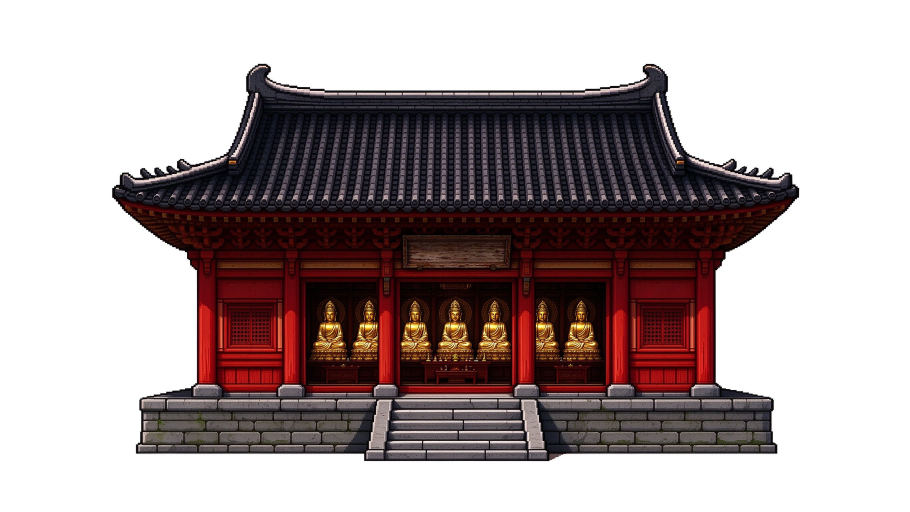
#> input picture 建筑/需要先换色/七佛殿.png, 2730 x 1536 px, found by its file name (shown at 1/3 size); its folder holds only this picture in this run
$ python batch_color_grade.py
#> lines starting #> are read from the running program, lines starting #| are printed output that depends on the picture; after the words box and inside, x2 and y2 are one past the last pixel; in counts of white or black regions, pixels touching at a corner belong together
#> further down, img is the input picture: PIL image 2730x1536 RGB; mean R, G, B 173.1, 160.2, 160.4
from PIL import Image
import numpy as np
import os

input_dir = r"D:\做个游戏\美术参考\建筑\需要先换色"
output_dir = r"D:\做个游戏\美术参考\建筑\需要加工"
os.makedirs(output_dir, exist_ok=True)

def grade_one(img):
    img = img.convert("RGBA")
#> img: PIL image 2730x1536 RGBA
    arr = np.array(img).astype(np.float32)
    r, g, b, a = arr[:,:,0], arr[:,:,1], arr[:,:,2], arr[:,:,3]
#> a: shape (1536, 2730) float32; every value is 255

    # 基础全局降饱和
    gray = 0.299*r + 0.587*g + 0.114*b
    sat_factor = 0.45
    r = gray + (r - gray)*sat_factor
    g = gray + (g - gray)*sat_factor
    b = gray + (b - gray)*sat_factor

    # 分通道色阶
    r[r>180] = r[r>180] * 0.75
    b[b<80] = b[b<80] * 0.8 + 25

    # 色相偏移
    red_mask = (r > g + 20) & (r > b + 30)
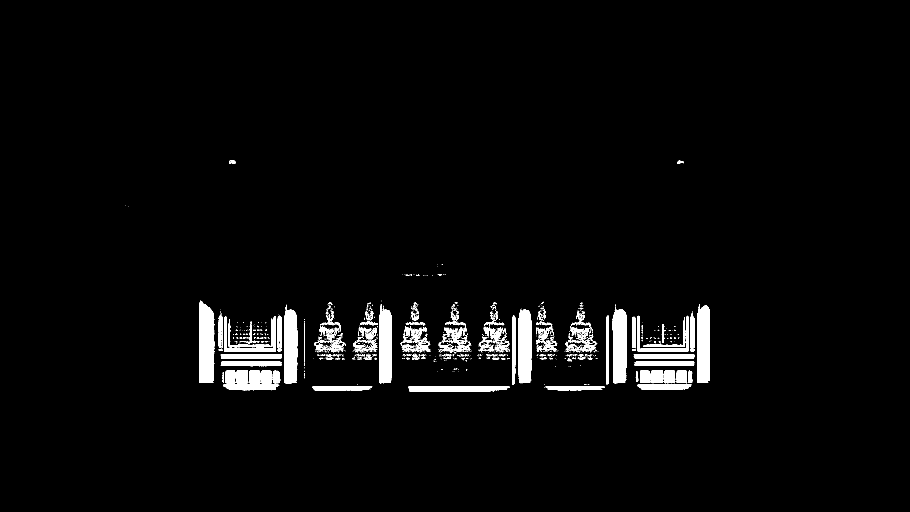
#> red_mask: shape (1536, 2730) bool (shown at 1/3 size); 2.9% white; 1258 white regions (1071 under 20 px), largest, box (x1, y1, x2, y2) and area: (597, 902, 643, 1149) 10091, (1838, 926, 1881, 1150) 8722, (2091, 913, 2130, 1149) 8548
    g[red_mask] += 15
    b[red_mask] -= 5
    stone_mask = (abs(r-g) < 12) & (b < r) & (r > 90) & (r < 180)
#> stone_mask: shape (1536, 2730) bool; 4% white; 7521 white regions (6966 under 20 px), largest, box (x1, y1, x2, y2) and area: (1569, 1204, 1633, 1347) 5030, (1112, 1205, 1171, 1348) 4954, (1613, 1198, 1802, 1227) 3493
    r[stone_mask] += 12
    g[stone_mask] += 8

    # 分层光影
    lum = 0.299*r + 0.587*g + 0.114*b
    high_mask = lum > 200
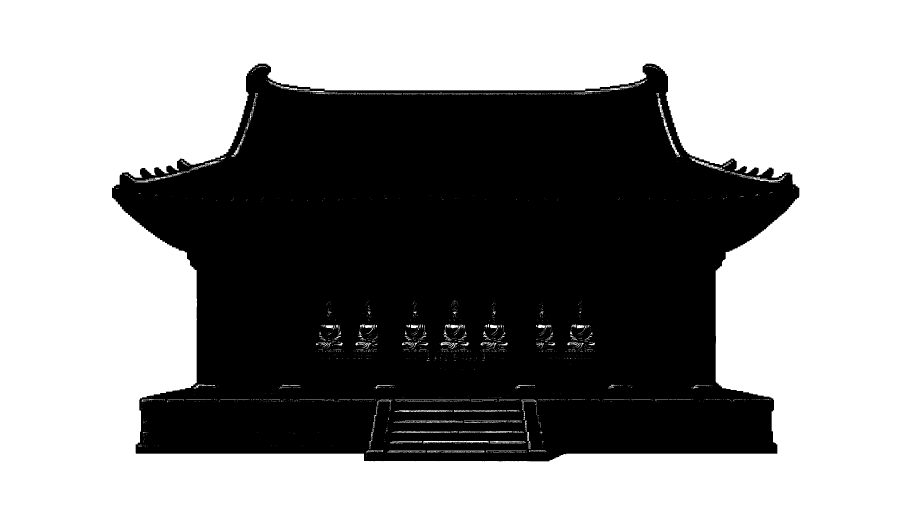
#> high_mask: shape (1536, 2730) bool (shown at 1/3 size); 56.9% white; 164 black regions (162 under 20 px), largest, box (x1, y1, x2, y2) and area: (336, 191, 2398, 1384) 1807130, (1335, 1353, 1352, 1356) 25
    r[high_mask] += 12
    g[high_mask] += 8
    b[high_mask] -= 5
    low_mask = lum < 70
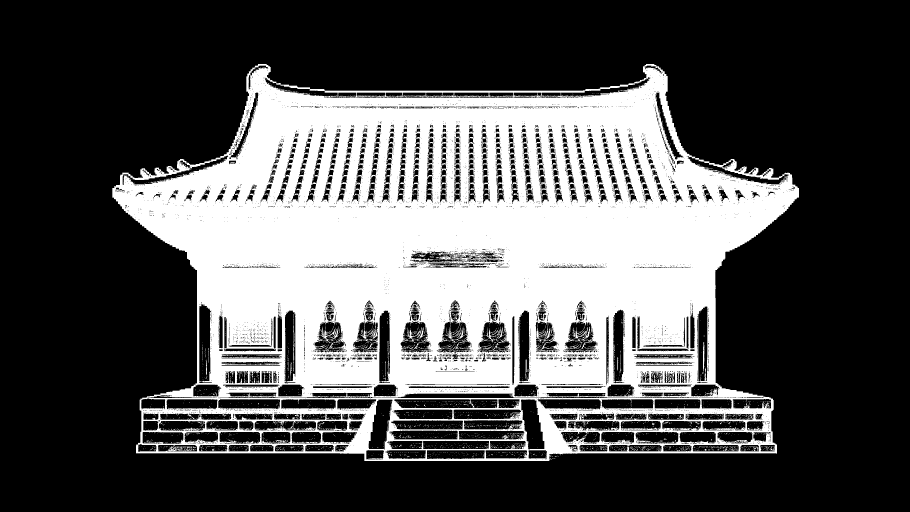
#> low_mask: shape (1536, 2730) bool (shown at 1/3 size); 32.5% white; 4587 white regions (4463 under 20 px), largest, box (x1, y1, x2, y2) and area: (337, 192, 2397, 1383) 1344815, (1718, 981, 1764, 1015) 359, (1217, 984, 1248, 1025) 288
    r[low_mask] += 8
    g[low_mask] += 4
    gold_mask = (r > 140) & (g > 110) & (b < 90)
#> gold_mask: shape (1536, 2730) bool; 0.11% white in thin lines or dots, all inside (x1, y1, x2, y2) = (599, 482, 2083, 1162)
    r[gold_mask] *= 0.65
    g[gold_mask] *= 0.58
    b[gold_mask] *= 0.45

    # sepia旧化
    sepia = 0.15
    r = r*(1-sepia) + 190*sepia
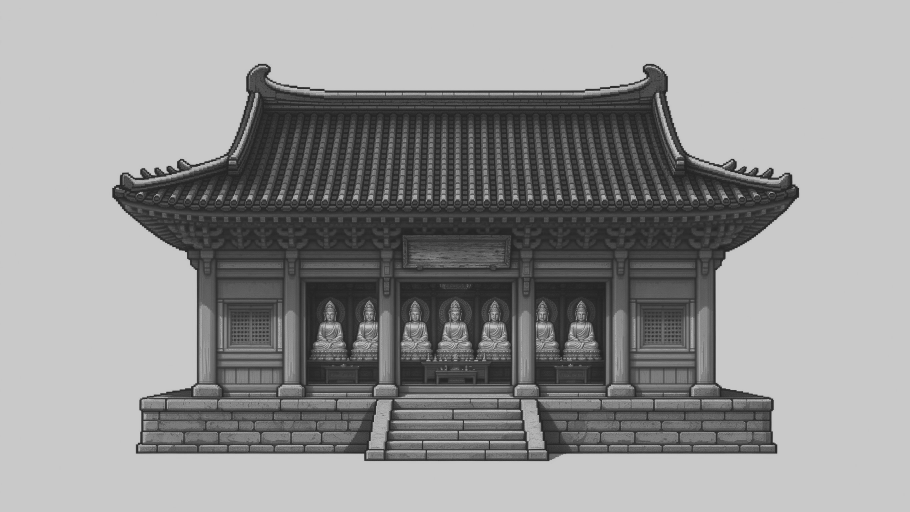
#> r: shape (1536, 2730) float32 (shown at 1/3 size); min 35.3, max 201.3, mean 148.6
    g = g*(1-sepia) + 170*sepia
    b = b*(1-sepia) + 130*sepia
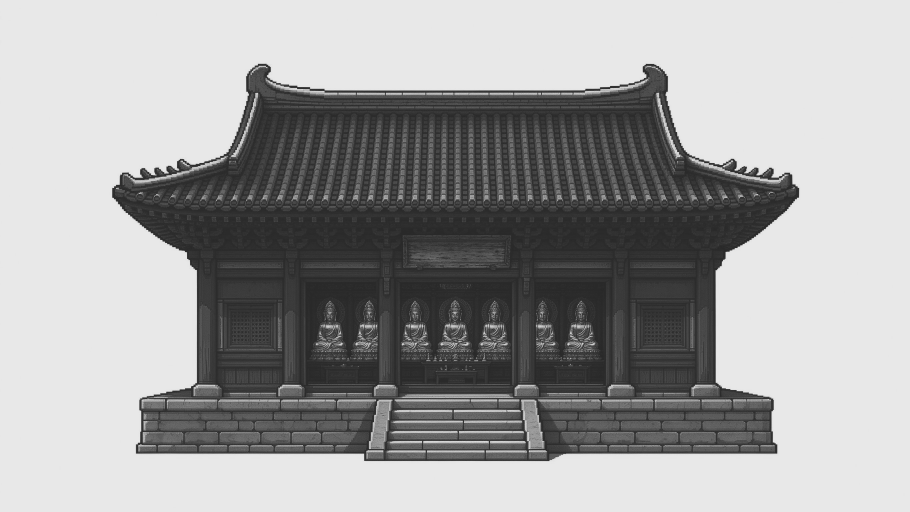
#> b: shape (1536, 2730) float32 (shown at 1/3 size); min 40.75, max 232, mean 161

    # 色阶分离
    step = 24
    r = (r // step) * step
    g = (g // step) * step
    b = (b // step) * step

    arr[:,:,0] = np.clip(r, 0, 255)
    arr[:,:,1] = np.clip(g, 0, 255)
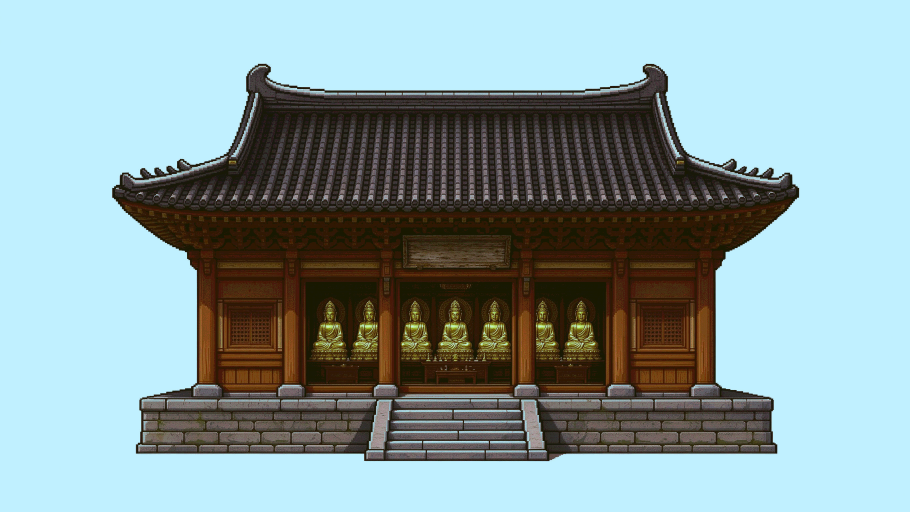
#> arr: shape (1536, 2730, 4) float32 (shown at 1/3 size); mean R, G, B, A 139, 165.9, 160.3, 256
    arr[:,:,2] = np.clip(b, 0, 255)
    out = Image.fromarray(arr.astype(np.uint8), "RGBA")

    # 最近邻重采样对齐像素粒度
    w, h = out.size
#> w = 2730; h = 1536
    out = out.resize((int(w*0.58), int(h*0.58)), Image.Resampling.NEAREST)
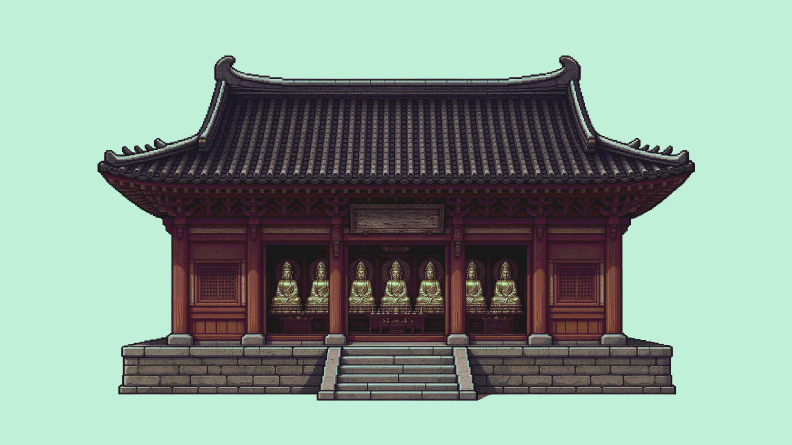
#> out: PIL image 1583x890 RGBA (shown at 1/2 size); mean R, G, B, A 137.8, 158.5, 146.5, 255
    out = out.resize((w, h), Image.Resampling.NEAREST)
#> out: PIL image 2730x1536 RGBA
    return out

for fname in os.listdir(input_dir):
    if not fname.lower().endswith((".png", ".jpg", ".jpeg")):
        continue
    in_path = os.path.join(input_dir, fname)
    out_path = os.path.join(output_dir, fname)
    try:
        img = Image.open(in_path)
        graded = grade_one(img)
        graded.save(out_path)
        print(f"已处理：{fname}")
    except Exception as e:
        print(f"处理失败：{fname}，错误：{e}")
print("全部批量校色完成")
